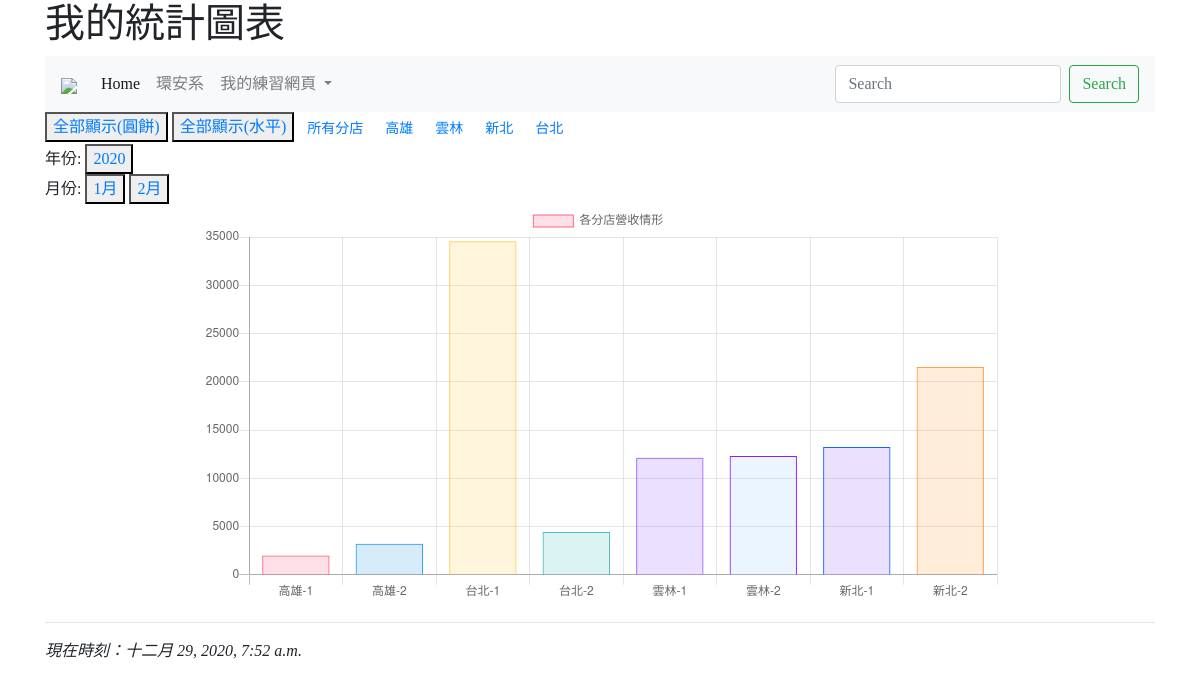
Page /mychart/ on the committed database.
### mainsite/models.py (models this page shows)
class Branch(models.Model):
    title = models.CharField(max_length=200)
    name = models.CharField(max_length=200)
    class Meta:
        ordering = ('-title',)
    def __str__(self):
        return self.title

### mainsite/views.py (the view)
# urls.py: path('mychart/', mychart),
def mychart(request, bid=0):
    now = datetime.now()
    stores = Branch.objects.all()
    branches = Branch.objects.all()
    if bid == 0:
        date = StoreIncome.objects.all()
    else:
        date = StoreIncome.objects.filter(branch=bid)
    title = "各分店營收情形 "
    return render(request, "mychart.html", locals())

### templates/mychart.html (shortened to what this page needs)
{% extends 'base.html' %}
{% block titlemessage %}
    <h1>我的統計圖表</h1>
{% endblock %}
{% block content %}
<button>
    <a href="/mychart3/">全部顯示(圓餅)</a>
    </button>
<button>
    <a href="/mychart2/">全部顯示(水平)</a>
    </button>
    <button class="btn btn-sm">
        <a href="/mychart/">所有分店</a>
    </button>
    {% for s in stores %}
    <button class="btn btn-sm">
        <a href="/mychart/{{s.id}}/">{{s.title}}</a>
    </button>
{% endfor %}
<br>
年份:
<button>
    <a href="/chartbydate/2020/">2020</a>
    </button>
<br>
月份:
<button>
    <a href="/chartbydate/2020/1/">1月</a>
    </button>
<button>
    <a href="/chartbydate/2020/2/">2月</a>
    </button>
<center>
<table width=800>
  <tr><td>
<canvas id="myChart" width="800" height="400"></canvas>
</td></tr>
</table>
</center>
<script>
var ctx = document.getElementById('myChart').getContext('2d');
var myChart = new Chart(ctx, {
    type: 'bar',
    data: {
        labels: [
        {% for item in date %}
            '{{ item.branch}}-{{item.income_month}}',
        {% endfor %}
            ],
        datasets: [{
            label: '{{ title }}',
            data: [
            {% for item in date %}
                '{{ item.income }}',
            {% endfor %}
            ],
            backgroundColor: [
                'rgba(255, 99, 132, 0.2)',
                'rgba(54, 162, 235, 0.2)',
                'rgba(255, 206, 86, 0.2)',
                'rgba(75, 192, 192, 0.2)',
                'rgba(153, 102, 255, 0.2)',
                'rgba(153, 202, 255, 0.2)',
                'rgba(153, 102, 245, 0.2)',
                'rgba(255, 159, 64, 0.2)'
            ],
            borderColor: [
                'rgba(255, 99, 132, 1)',
                'rgba(54, 162, 235, 1)',
                'rgba(255, 206, 86, 1)',
                'rgba(75, 192, 192, 1)',
                'rgba(153, 102, 255, 1)',
                'rgba(153, 22, 255, 1)',
                'rgba(15, 102, 255, 1)',
                'rgba(255, 159, 64, 1)'
            ],
            borderWidth: 1
        }]
    },
    options: {
        scales: {
            yAxes: [{
                ticks: {
                    beginAtZero: true
                }
            }]
        }
    }
});
</script>
{% endblock %}

### templates/base.html (shortened to what this page needs)
<!doctype html>
<html>
  <head>
    <link rel="stylesheet" href="https://cdn.jsdelivr.net/npm/bootstrap@4.5.3/dist/css/bootstrap.min.css">
  </head>
  <body>
    <div class="container">
      {% block titlemessage %}{% endblock %}
      {% include 'header.html' %}
      {% block content %}{% endblock %}
      {% include 'footer.html' %}
    </div>
  </body>
</html>

### templates/header.html (shortened to what this page needs)
    {% load static %}
    <nav class="navbar navbar-expand-lg navbar-light bg-light">
        <a class="navbar-brand" href="#">
          <img src="{% static "nkust.jpg" %}" width=60>
        </a>
        <div class="collapse navbar-collapse" id="navbarSupportedContent">
          <ul class="navbar-nav mr-auto">
            <li class="nav-item active">
              <a class="nav-link" href="/">Home <span class="sr-only">(current)</span></a>
            </li>
            <li class="nav-item">
              <a class="nav-link" href="http://www.she.nkfust.edu.tw/bin/home.php">環安系</a>
            </li>
            <li class="nav-item dropdown">
              <a class="nav-link dropdown-toggle" href="#" id="navbarDropdown" role="button" data-toggle="dropdown" aria-haspopup="true" aria-expanded="false">
                我的練習網頁
              </a>
            </li>
          </ul>
          <form class="form-inline my-2 my-lg-0">
            <input class="form-control mr-sm-2" type="search" placeholder="Search" aria-label="Search">
            <button class="btn btn-outline-success my-2 my-sm-0" type="submit">Search</button>
          </form>
        </div>
      </nav>

### templates/footer.html
        <hr>
        <i>現在時刻：{{ now }}</i>

### templates/base.html (style rules this page uses)
body { font-family: 微軟正黑體; }

### rows in the picture
Branch: title "高雄"
Branch: title "雲林"
Branch: title "新北"
Branch: title "台北"

### other values in the picture
chart data {{ item.branch }} 高雄, 高雄, 台北, 台北, 雲林, 雲林, 新北, 新北
chart data {{ item.income_month }} 1, 2, 1, 2, 1, 2, 1, 2
chart data {{ item.income }} 2000, 3213, 34567, 4444, 12133, 12312, 13233, 21523
